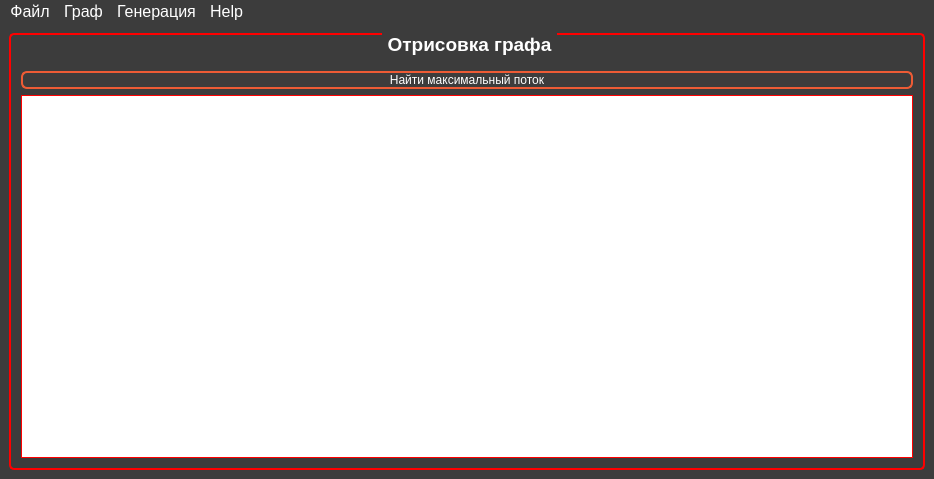
<?xml version="1.0" encoding="UTF-8"?>
<ui version="4.0">
 <class>MainWindow</class>
 <widget class="QMainWindow" name="MainWindow">
  <property name="geometry">
   <rect>
    <x>0</x>
    <y>0</y>
    <width>934</width>
    <height>479</height>
   </rect>
  </property>
  <property name="windowTitle">
   <string>Алгоритмы на графах</string>
  </property>
  <property name="windowIcon">
   <iconset>
    <normaloff>:/img/internet.png</normaloff>:/img/internet.png</iconset>
  </property>
  <property name="styleSheet">
   <string notr="true">background-color: rgb(60,60,60);
color: white;

</string>
  </property>
  <widget class="QWidget" name="centralwidget">
   <layout class="QHBoxLayout" name="horizontalLayout">
    <item>
     <widget class="QGroupBox" name="groupBox">
      <property name="font">
       <font>
        <pointsize>14</pointsize>
        <weight>75</weight>
        <bold>true</bold>
       </font>
      </property>
      <property name="styleSheet">
       <string notr="true">QGroupBox {
     border: 2px solid red;
     border-radius: 5px;
     margin-top: 5ex; /* оставляем пространство вверху для заголовка */
 }

 QGroupBox::title {
     subcontrol-origin: margin;
     subcontrol-position: top center; /* помещаем вверху по центру */
     padding: 0 3px;
     background-color: qlineargradient(x1: 0, y1: 0, x2: 0, y2: 1,
                                       stop: 0 #FFOECE, stop: 1 #FFFFFF);
	color:white;
	font: 14pt &quot;Candara&quot;;

 }</string>
      </property>
      <property name="title">
       <string>Отрисовка графа</string>
      </property>
      <layout class="QVBoxLayout" name="verticalLayout">
       <item>
        <widget class="QPushButton" name="pushButton">
         <property name="styleSheet">
          <string notr="true">QPushButton {
	 border: 2px solid #ed5b35;
     border-radius: 6px;
	 background-color: qlineargradient(x1: 0, y1: 0, x2: 0, y2: 1,
                                       stop: 0 #262626, stop: 1 #161616);
	font: 150 14pt &quot;Candara&quot;;
    color: white;
	
 }
</string>
         </property>
         <property name="text">
          <string>Найти максимальный поток</string>
         </property>
         <property name="icon">
          <iconset resource="resources.qrc">
           <normaloff>:/images/images/graph.png</normaloff>:/images/images/graph.png</iconset>
         </property>
        </widget>
       </item>
       <item>
        <widget class="MGraphView" name="graphicsView">
         <property name="styleSheet">
          <string notr="true">background-color: white;
border: 1px solid red;
color: black;
font: 150 14pt &quot;Candara&quot;;
text-align: center; </string>
         </property>
        </widget>
       </item>
      </layout>
     </widget>
    </item>
   </layout>
  </widget>
  <widget class="QMenuBar" name="menubar">
   <property name="geometry">
    <rect>
     <x>0</x>
     <y>0</y>
     <width>934</width>
     <height>27</height>
    </rect>
   </property>
   <property name="font">
    <font>
     <pointsize>12</pointsize>
    </font>
   </property>
   <property name="styleSheet">
    <string notr="true">QMenuBar::item:selected { /* когда выделено с помощью мыши или клавиатуры */
     background: #606060;
 }

</string>
   </property>
   <widget class="QMenu" name="menuHelp">
    <property name="font">
     <font>
      <pointsize>12</pointsize>
     </font>
    </property>
    <property name="styleSheet">
     <string notr="true">QMenu {
     margin: 2px; /* немного пространства вокруг меню */
 }

 QMenu::item {
     padding: 2px 25px 2px 20px;
     border: 2px solid transparent; /* резерв пространства для границы выделения */
 }

 QMenu::item:selected {
     border-color: darkMagenta ;
     background: rgba(100, 100, 100, 150);
 }

 QMenu::icon:checked { /* внешний вид пиктограммы 'отмечено' */
     background: gray;
     border: 1px inset gray;
     position: absolute;
     top: 2px;
     right: 2px;
     bottom: 2px;
     left: 2px;
 }

 QMenu::separator {
     height: 3px;
     background: darkMagenta ;
     margin-left: 12px;
     margin-right: 6px;
 }</string>
    </property>
    <property name="title">
     <string>Help</string>
    </property>
    <addaction name="action"/>
    <addaction name="action_2"/>
   </widget>
   <widget class="QMenu" name="menu">
    <property name="font">
     <font>
      <pointsize>12</pointsize>
     </font>
    </property>
    <property name="styleSheet">
     <string notr="true">QMenu {
     margin: 2px; /* немного пространства вокруг меню */
 }

 QMenu::item {
     padding: 2px 25px 2px 20px;
     border: 2px solid transparent; /* резерв пространства для границы выделения */
 }

 QMenu::item:selected {
     border-color: darkMagenta ;
     background: rgba(100, 100, 100, 150);
 }

 QMenu::icon:checked { /* внешний вид пиктограммы 'отмечено' */
     background: gray;
     border: 1px inset gray;
     position: absolute;
     top: 2px;
     right: 2px;
     bottom: 2px;
     left: 2px;
 }

 QMenu::separator {
     height: 3px;
     background: darkMagenta ;
     margin-left: 12px;
     margin-right: 6px;
 }</string>
    </property>
    <property name="title">
     <string>Генерация</string>
    </property>
    <addaction name="action_6"/>
    <addaction name="action_1"/>
    <addaction name="action_13"/>
    <addaction name="action_14"/>
   </widget>
   <widget class="QMenu" name="menu_2">
    <property name="font">
     <font>
      <pointsize>12</pointsize>
     </font>
    </property>
    <property name="styleSheet">
     <string notr="true">QMenu {
     margin: 2px; /* немного пространства вокруг меню */
 }

 QMenu::item {
     padding: 2px 25px 2px 20px;
     border: 2px solid transparent; /* резерв пространства для границы выделения */
 }

 QMenu::item:selected {
     border-color: darkMagenta ;
     background: rgba(100, 100, 100, 150);
 }

 QMenu::icon:checked { /* внешний вид пиктограммы 'отмечено' */
     background: gray;
     border: 1px inset gray;
     position: absolute;
     top: 2px;
     right: 2px;
     bottom: 2px;
     left: 2px;
 }

 QMenu::separator {
     height: 3px;
     background: darkMagenta ;
     margin-left: 12px;
     margin-right: 6px;
 }</string>
    </property>
    <property name="title">
     <string>Файл</string>
    </property>
    <widget class="QMenu" name="menu_4">
     <property name="styleSheet">
      <string notr="true">QMenu {
     margin: 2px; /* немного пространства вокруг меню */
 }

 QMenu::item {
     padding: 2px 25px 2px 20px;
     border: 2px solid transparent; /* резерв пространства для границы выделения */
 }

 QMenu::item:selected {
     border-color: darkMagenta ;
     background: rgba(100, 100, 100, 150);
 }

 QMenu::icon:checked { /* внешний вид пиктограммы 'отмечено' */
     background: gray;
     border: 1px inset gray;
     position: absolute;
     top: 2px;
     right: 2px;
     bottom: 2px;
     left: 2px;
 }

 QMenu::separator {
     height: 3px;
     background: darkMagenta ;
     margin-left: 12px;
     margin-right: 6px;
 }</string>
     </property>
     <property name="title">
      <string>Список инцидентности</string>
     </property>
     <addaction name="action_20"/>
     <addaction name="action_19"/>
    </widget>
    <widget class="QMenu" name="menu_grph">
     <property name="styleSheet">
      <string notr="true">QMenu {
     margin: 2px; /* немного пространства вокруг меню */
 }

 QMenu::item {
     padding: 2px 25px 2px 20px;
     border: 2px solid transparent; /* резерв пространства для границы выделения */
 }

 QMenu::item:selected {
     border-color: darkMagenta ;
     background: rgba(100, 100, 100, 150);
 }

 QMenu::icon:checked { /* внешний вид пиктограммы 'отмечено' */
     background: gray;
     border: 1px inset gray;
     position: absolute;
     top: 2px;
     right: 2px;
     bottom: 2px;
     left: 2px;
 }

 QMenu::separator {
     height: 3px;
     background: darkMagenta ;
     margin-left: 12px;
     margin-right: 6px;
 }</string>
     </property>
     <property name="title">
      <string>Форматированный граф (.grph)</string>
     </property>
     <addaction name="action_grph_3"/>
     <addaction name="action_21"/>
    </widget>
    <widget class="QMenu" name="menu_zgrph">
     <property name="styleSheet">
      <string notr="true">QMenu {
     margin: 2px; /* немного пространства вокруг меню */
 }

 QMenu::item {
     padding: 2px 25px 2px 20px;
     border: 2px solid transparent; /* резерв пространства для границы выделения */
 }

 QMenu::item:selected {
     border-color: darkMagenta ;
     background: rgba(100, 100, 100, 150);
 }

 QMenu::icon:checked { /* внешний вид пиктограммы 'отмечено' */
     background: gray;
     border: 1px inset gray;
     position: absolute;
     top: 2px;
     right: 2px;
     bottom: 2px;
     left: 2px;
 }

 QMenu::separator {
     height: 3px;
     background: darkMagenta ;
     margin-left: 12px;
     margin-right: 6px;
 }</string>
     </property>
     <property name="title">
      <string>Новый форматированный граф (.zgrph)</string>
     </property>
     <addaction name="action_3"/>
     <addaction name="action_zgrph_2"/>
    </widget>
    <addaction name="menu_4"/>
    <addaction name="menu_grph"/>
    <addaction name="menu_zgrph"/>
    <addaction name="action_15"/>
   </widget>
   <widget class="QMenu" name="menu_3">
    <property name="font">
     <font>
      <pointsize>12</pointsize>
     </font>
    </property>
    <property name="styleSheet">
     <string notr="true">QMenu {
     margin: 2px; /* немного пространства вокруг меню */
 }

 QMenu::item {
     padding: 2px 25px 2px 20px;
     border: 2px solid transparent; /* резерв пространства для границы выделения */
 }

 QMenu::item:selected {
     border-color: darkMagenta ;
     background: rgba(100, 100, 100, 150);
 }

 QMenu::icon:checked { /* внешний вид пиктограммы 'отмечено' */
     background: gray;
     border: 1px inset gray;
     position: absolute;
     top: 2px;
     right: 2px;
     bottom: 2px;
     left: 2px;
 }

 QMenu::separator {
     height: 3px;
     background: darkMagenta ;
     margin-left: 12px;
     margin-right: 6px;
 }</string>
    </property>
    <property name="title">
     <string>Граф</string>
    </property>
    <addaction name="action_7"/>
    <addaction name="action_8"/>
   </widget>
   <addaction name="menu_2"/>
   <addaction name="menu_3"/>
   <addaction name="menu"/>
   <addaction name="menuHelp"/>
  </widget>
  <action name="action">
   <property name="icon">
    <iconset>
     <normaloff>:/img/info.png</normaloff>:/img/info.png</iconset>
   </property>
   <property name="text">
    <string>Справка</string>
   </property>
   <property name="shortcut">
    <string>F1</string>
   </property>
  </action>
  <action name="action_Qt">
   <property name="icon">
    <iconset>
     <normaloff>:/img/qt.png</normaloff>:/img/qt.png</iconset>
   </property>
   <property name="text">
    <string>Qt</string>
   </property>
  </action>
  <action name="action_2">
   <property name="icon">
    <iconset>
     <normaloff>:/img/main_menu_about.png</normaloff>:/img/main_menu_about.png</iconset>
   </property>
   <property name="text">
    <string>Об Авторе</string>
   </property>
   <property name="shortcut">
    <string>F2</string>
   </property>
  </action>
  <action name="action_4">
   <property name="icon">
    <iconset>
     <normaloff>:/img/save.png</normaloff>:/img/save.png</iconset>
   </property>
   <property name="text">
    <string>Сохранить как форматированный граф (.grph)</string>
   </property>
   <property name="shortcut">
    <string>Ctrl+Shift+S</string>
   </property>
  </action>
  <action name="action_7">
   <property name="icon">
    <iconset>
     <normaloff>:/img/clear.png</normaloff>:/img/clear.png</iconset>
   </property>
   <property name="text">
    <string>Очистить</string>
   </property>
   <property name="shortcut">
    <string>Ctrl+Del</string>
   </property>
  </action>
  <action name="action_8">
   <property name="icon">
    <iconset>
     <normaloff>:/img/settings.png</normaloff>:/img/settings.png</iconset>
   </property>
   <property name="text">
    <string>Настройки графа</string>
   </property>
   <property name="shortcut">
    <string>Ctrl+S</string>
   </property>
  </action>
  <action name="action_5">
   <property name="icon">
    <iconset>
     <normaloff>:/img/example.png</normaloff>:/img/example.png</iconset>
   </property>
   <property name="text">
    <string>Примеры графов</string>
   </property>
  </action>
  <action name="action_10">
   <property name="icon">
    <iconset>
     <normaloff>:/img/flow.png</normaloff>:/img/flow.png</iconset>
   </property>
   <property name="text">
    <string>Поиск максимального потока (№3)</string>
   </property>
  </action>
  <action name="action_1">
   <property name="text">
    <string>Пример №1</string>
   </property>
  </action>
  <action name="action_13">
   <property name="text">
    <string>Пример №2</string>
   </property>
  </action>
  <action name="action_14">
   <property name="text">
    <string>Пример №3</string>
   </property>
  </action>
  <action name="action_15">
   <property name="icon">
    <iconset resource="resources.qrc">
     <normaloff>:/images/images/exit.png</normaloff>:/images/images/exit.png</iconset>
   </property>
   <property name="text">
    <string>Выход</string>
   </property>
   <property name="shortcut">
    <string>Ctrl+C</string>
   </property>
  </action>
  <action name="action_16">
   <property name="text">
    <string>Простой текст</string>
   </property>
  </action>
  <action name="action_19">
   <property name="icon">
    <iconset resource="resources.qrc">
     <normaloff>:/images/images/save.png</normaloff>:/images/images/save.png</iconset>
   </property>
   <property name="text">
    <string>Сохранить как список</string>
   </property>
  </action>
  <action name="action_20">
   <property name="icon">
    <iconset resource="resources.qrc">
     <normaloff>:/images/images/open.png</normaloff>:/images/images/open.png</iconset>
   </property>
   <property name="text">
    <string>Открыть список</string>
   </property>
  </action>
  <action name="action_21">
   <property name="icon">
    <iconset resource="resources.qrc">
     <normaloff>:/images/images/save.png</normaloff>:/images/images/save.png</iconset>
   </property>
   <property name="text">
    <string>Сохранить .grph</string>
   </property>
  </action>
  <action name="action_grph_3">
   <property name="icon">
    <iconset resource="resources.qrc">
     <normaloff>:/images/images/open.png</normaloff>:/images/images/open.png</iconset>
   </property>
   <property name="text">
    <string>Открыть .grph</string>
   </property>
  </action>
  <action name="action_3">
   <property name="icon">
    <iconset resource="resources.qrc">
     <normaloff>:/images/images/open.png</normaloff>:/images/images/open.png</iconset>
   </property>
   <property name="text">
    <string>Открыть .zgrph</string>
   </property>
   <property name="shortcut">
    <string>Ctrl+O</string>
   </property>
  </action>
  <action name="action_zgrph_2">
   <property name="icon">
    <iconset resource="resources.qrc">
     <normaloff>:/images/images/save.png</normaloff>:/images/images/save.png</iconset>
   </property>
   <property name="text">
    <string>Сохранить .zgrph</string>
   </property>
   <property name="shortcut">
    <string>Ctrl+Shift+O</string>
   </property>
  </action>
  <action name="action_6">
   <property name="icon">
    <iconset resource="resources.qrc">
     <normaloff>:/images/images/solved.png</normaloff>:/images/images/solved.png</iconset>
   </property>
   <property name="text">
    <string>Случайный граф</string>
   </property>
   <property name="shortcut">
    <string>Ctrl+G</string>
   </property>
  </action>
 </widget>
 <customwidgets>
  <customwidget>
   <class>MGraphView</class>
   <extends>QGraphicsView</extends>
   <header location="global">mgraphview.h</header>
  </customwidget>
 </customwidgets>
 <resources>
  <include location="resources.qrc"/>
 </resources>
 <connections/>
</ui>
